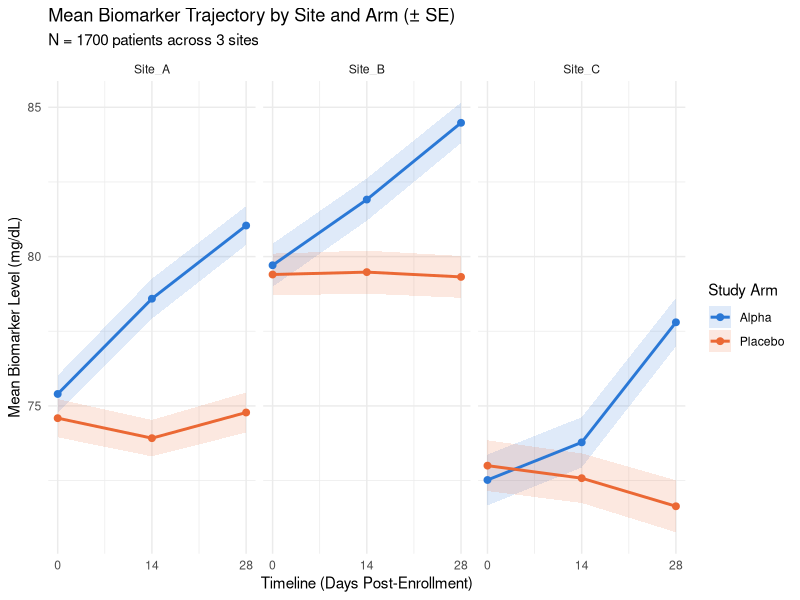
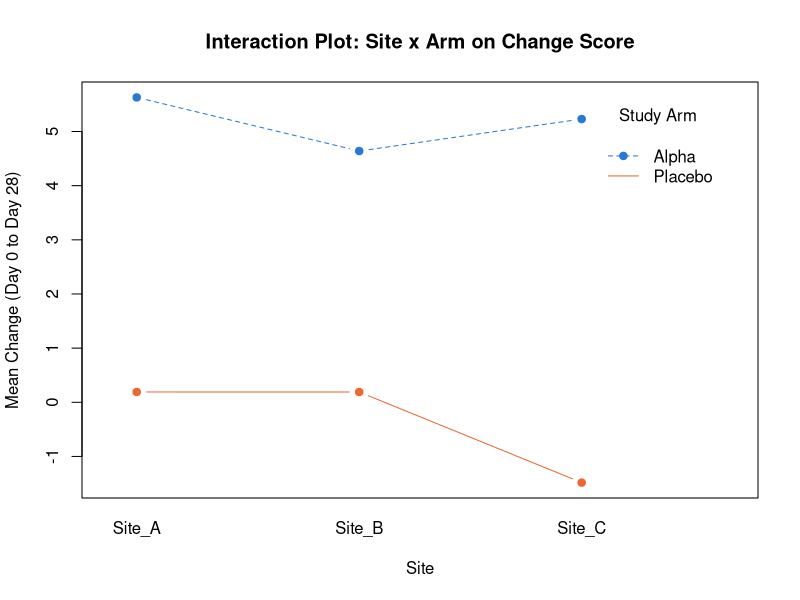

Reproduce these figures in R, in order.
# ==============================================================================
# CLINICAL STUDY DATA ANALYSIS PIPELINE: 1700 PATIENTS, 3 SITES, 3 VISITS  [V2]
# ==============================================================================
# Extends clinical_trials.R from a single-site, 39-patient pilot to a
# multi-site, 1700-patient trial. Changes from clinical_trials.R:
#   1. ADDED: a third grouping dimension, Site (3 sites), on top of the
#      existing Study_Arm (Alpha/Placebo) -- unequal enrollment per site,
#      mirroring how real multi-site trials rarely recruit evenly.
#   2. ADDED: a per-site baseline offset in the simulated biomarker, so Site
#      is a genuine potential confounder -- the whole point of the extended
#      analysis below is to show why that matters.
#   3. CHANGED: the naive two-arm Welch t-test is kept for comparison, but
#      the primary inference is now a Site-adjusted linear model
#      (Change ~ Study_Arm + Site), plus an Arm x Site interaction check --
#      a pooled t-test at n=1700 across 3 sites would silently absorb any
#      site-level differences into apparent "treatment" effect.
#   4. CHANGED: the trajectory plot. matplot() drawing one line per patient
#      is a solid ink blot at 1700 patients -- replaced with a ggplot2 plot
#      of mean +/- SE trajectory per Site x Arm (facetted by Site), which is
#      what's actually readable at this N.
#   5. ADDED: an interaction.plot() of Site x Arm on the change score, the
#      direct visual companion to the interaction term tested in the model.
#   6. ADDED: a real, modest Alpha treatment effect (Placebo stays flat).
#      Previously both arms were drawn from the identical distribution with
#      no time trend, so the trajectory plot showed two overlapping flat
#      noisy lines -- visually flat/unrealistic for a trial figure. Alpha
#      now gains +3 by Day_14 and +6 by Day_28 on top of the per-patient
#      noise; Placebo is unchanged. Arms remain balanced within each site,
#      so this does not reintroduce the Site confound Step 6 controls for.
# ==============================================================================

library(ggplot2)

# ------------------------------------------------------------------------------
# STEP 1: ESTABLISH TIMELINES, SITES, PATIENT GROUPS, AND VECTORS
# ------------------------------------------------------------------------------
days_elapsed <- seq(from = 0, to = 28, by = 14)
labs         <- paste("Day_", days_elapsed, sep = "") # "Day_0" "Day_14" "Day_28"

sites      <- c("Site_A", "Site_B", "Site_C")
site_sizes <- c(700, 600, 400)                # unequal enrollment across sites
n_patients <- sum(site_sizes)                 # 1700

# Site assignment: blocked by site, in enrollment order (deterministic, like
# the original script's rep()-based arm assignment -- no randomization needed
# here, since set.seed() below governs only the simulated lab values).
patient_sites <- rep(sites, times = site_sizes)

# Arm assignment: ~1:1 within EACH site (stratified by site), same rep()
# pattern the original script used for its single 20/19 split.
patient_groups <- unlist(mapply(
  function(sz) rep(c("Alpha", "Placebo"), times = c(ceiling(sz / 2), floor(sz / 2))),
  site_sizes, SIMPLIFY = FALSE
))

patient_ids <- paste("PT_", 1:n_patients, sep = "")

cat("Enrollment by site and arm:\n")
print(table(Site = patient_sites, Arm = patient_groups))

# ------------------------------------------------------------------------------
# STEP 2: SIMULATE REALISTIC LAB METRICS & INJECT ANOMALIES (NA, NaN)
# ------------------------------------------------------------------------------
set.seed(123)

# Per-site baseline offset -- a real, systematic difference between sites
# (different equipment/population), NOT a treatment effect. This is exactly
# the kind of confound a pooled, site-blind t-test cannot see.
site_effect <- c(Site_A = 0, Site_B = 4, Site_C = -3)

# Real (modest) treatment effect for Alpha, absent in Placebo -- a flat
# placebo arm with a genuinely improving Alpha arm is what an actual trial
# figure looks like. Effect builds in gradually (half at Day_14, full by
# Day_28) rather than jumping instantly, and it's on top of per-patient
# noise (sd=12) so individual trajectories still look organic -- only the
# arm MEANS clearly separate, which is exactly why Step 7 aggregates.
day_effect     <- c(Day_0 = 0, Day_14 = 3, Day_28 = 6)
arm_multiplier <- ifelse(patient_groups == "Alpha", 1, 0)   # 1 = Alpha, 0 = Placebo
treatment_effect <- outer(arm_multiplier, day_effect)       # n_patients x 3

raw_values <- rnorm(n = n_patients * 3, mean = 75, sd = 12)
lab_matrix <- matrix(raw_values, nrow = n_patients, ncol = 3)
lab_matrix <- lab_matrix + site_effect[patient_sites]        # recycles down each column, i.e. per patient row
lab_matrix <- lab_matrix + treatment_effect

rownames(lab_matrix) <- patient_ids
colnames(lab_matrix) <- labs

# Missingness scaled up from the original's illustrative 2 NA + 1 NaN out of
# 117 cells to the same rough rate across 5100 cells (1700 x 3).
na_count  <- round(0.02  * length(lab_matrix))   # ~2% MCAR missingness
nan_count <- round(0.005 * length(lab_matrix))   # ~0.5% instrument glitches

na_idx  <- sample(seq_along(lab_matrix), na_count)
nan_idx <- sample(setdiff(seq_along(lab_matrix), na_idx), nan_count)

lab_matrix[na_idx]  <- NA
lab_matrix[nan_idx] <- 0 / 0   # NaN: simulated instrument glitch

# ------------------------------------------------------------------------------
# STEP 3: AUDIT DATA INTEGRITY AND DETECT GAPS USING is.na()
# ------------------------------------------------------------------------------
print("--- DATA QUALITY REPORT ---")

total_gaps <- sum(is.na(lab_matrix))          # is.na() catches NA AND NaN
print(paste("Total corrupted/missing values found:", total_gaps))

nan_count_found <- sum(is.nan(lab_matrix))    # NaN specifically
print(paste("Mathematical NaN anomalies detected:", nan_count_found))

print("Missing values tallied by visit day:")
print(colSums(is.na(lab_matrix)))

print("Missing values tallied by site:")
print(tapply(rowSums(is.na(lab_matrix)), patient_sites, sum))

# ------------------------------------------------------------------------------
# STEP 4: BUILD THE ANALYSIS DATA FRAME
# ------------------------------------------------------------------------------
patient_df <- as.data.frame(lab_matrix)
patient_df$Patient_ID <- rownames(lab_matrix)
patient_df$Site       <- factor(patient_sites, levels = sites)
patient_df$Study_Arm  <- factor(patient_groups, levels = c("Alpha", "Placebo"))
patient_df <- patient_df[, c("Patient_ID", "Site", "Study_Arm", "Day_0", "Day_14", "Day_28")]

# ------------------------------------------------------------------------------
# STEP 5: PER-SITE, PER-ARM DESCRIPTIVE SUMMARY (mean, SD, n complete)
# ------------------------------------------------------------------------------
long_df <- do.call(rbind, lapply(labs, function(v) {
  data.frame(Visit = v, Site = patient_df$Site, Study_Arm = patient_df$Study_Arm,
             Value = patient_df[[v]])
}))
long_df$Visit <- factor(long_df$Visit, levels = labs)

stat_fun <- function(x) c(Mean = mean(x, na.rm = TRUE), SD = sd(x, na.rm = TRUE), N = sum(!is.na(x)))

summary_tbl <- aggregate(Value ~ Visit + Site + Study_Arm, data = long_df, FUN = stat_fun)
summary_tbl <- do.call(data.frame, summary_tbl)
names(summary_tbl) <- c("Visit", "Site", "Study_Arm", "Mean", "SD", "N")
summary_tbl$Mean <- round(summary_tbl$Mean, 2)
summary_tbl$SD   <- round(summary_tbl$SD, 2)
summary_tbl$SE   <- round(summary_tbl$SD / sqrt(summary_tbl$N), 2)
summary_tbl <- summary_tbl[order(summary_tbl$Visit, summary_tbl$Site, summary_tbl$Study_Arm), ]

cat("\n--- PER-SITE, PER-ARM SUMMARY (mean, SD, SE, n complete) ---\n")
print(summary_tbl, row.names = FALSE)

# ------------------------------------------------------------------------------
# STEP 6: ACTUAL TRIAL INFERENCE -- change score, Day_0 to Day_28
# ------------------------------------------------------------------------------
# A patient only contributes if BOTH Day_0 and Day_28 are present (paired design).
patient_df$Change_D0_D28 <- patient_df$Day_28 - patient_df$Day_0
complete_change <- patient_df[!is.na(patient_df$Change_D0_D28), ]

cat(sprintf("\nPatients with complete Day_0/Day_28 pair: %d of %d\n",
            nrow(complete_change), nrow(patient_df)))

naive_test <- t.test(Change_D0_D28 ~ Study_Arm, data = complete_change)
cat("\n--- NAIVE (SITE-BLIND) ALPHA vs PLACEBO: Welch t-test ---\n")
print(naive_test)

# Site-adjusted model: does the arm effect survive once Site is accounted for?
adjusted_fit <- lm(Change_D0_D28 ~ Study_Arm + Site, data = complete_change)
cat("\n--- SITE-ADJUSTED MODEL: Change ~ Study_Arm + Site ---\n")
print(summary(adjusted_fit))

# Interaction check: is the arm effect consistent ACROSS sites, or does it
# differ by site (i.e. does treatment work differently at different sites)?
interaction_fit <- lm(Change_D0_D28 ~ Study_Arm * Site, data = complete_change)
cat("\n--- DOES THE ARM EFFECT VARY BY SITE? (nested model F-test) ---\n")
print(anova(adjusted_fit, interaction_fit))
cat("A non-significant F-test here means the additive model (no interaction)\n")
cat("is not rejected -- the arm effect is consistent across sites, so the\n")
cat("simpler Site-adjusted model above is the one to report.\n")

# ------------------------------------------------------------------------------
# STEP 7: VISUALIZE -- mean trajectory by Site x Arm (readable at n=1700),
#         plus an interaction plot as the direct companion to Step 6's test.
# ------------------------------------------------------------------------------
arm_colors <- c(Alpha = "#2a78d6", Placebo = "#eb6834")   # validated categorical pair

summary_tbl$Day <- as.numeric(sub("Day_", "", summary_tbl$Visit))

print(
  ggplot(summary_tbl, aes(x = Day, y = Mean, color = Study_Arm, fill = Study_Arm)) +
    geom_ribbon(aes(ymin = Mean - SE, ymax = Mean + SE), alpha = 0.15, color = NA) +
    geom_line(linewidth = 1) +
    geom_point(size = 2) +
    facet_wrap(~ Site) +
    scale_color_manual(values = arm_colors) +
    scale_fill_manual(values = arm_colors) +
    scale_x_continuous(breaks = days_elapsed) +
    labs(title = "Mean Biomarker Trajectory by Site and Arm (± SE)",
         subtitle = paste0("N = ", n_patients, " patients across ", length(sites), " sites"),
         x = "Timeline (Days Post-Enrollment)", y = "Mean Biomarker Level (mg/dL)",
         color = "Study Arm", fill = "Study Arm") +
    theme_minimal()
)

interaction.plot(
  x.factor = complete_change$Site, trace.factor = complete_change$Study_Arm,
  response = complete_change$Change_D0_D28, fun = mean, type = "b", pch = 19,
  col = arm_colors[c("Alpha", "Placebo")],
  xlab = "Site", ylab = "Mean Change (Day 0 to Day 28)", trace.label = "Study Arm",
  main = "Interaction Plot: Site x Arm on Change Score"
)

# ------------------------------------------------------------------------------
# STEP 8: SAVE DATA TO LOCAL DRIVE
# ------------------------------------------------------------------------------
write.csv(patient_df, file = "clinical_trial_data_3site.csv", row.names = FALSE)

print("--- PIPELINE COMPLETED ---")
print(paste("CSV file successfully saved to active directory:", getwd()))
